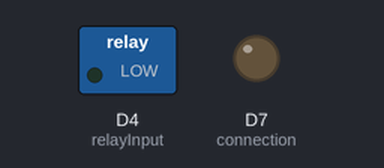
A sketch run on a simulated ESP8266 (NodeMCU). Parts: switched loads named in the sketch (green lamp = pin HIGH), output pins drawn as LEDs (lit = HIGH). WiFi joins after 1.5 s; servers stay silent unless stated; raw I2C reads return 0; what the sketch prints to the serial monitor is not drawn.

Above: at 5.7 s.
At 10.7 s:
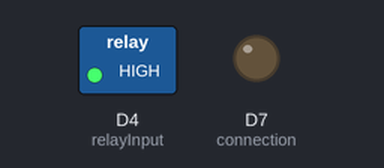
Timing chart, 0 to 14.7 s (numbered marks = the images above):
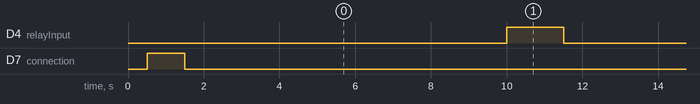

The sketch:

master.ino
```cpp
#include <Wire.h>
#include <WiFiClient.h>
#include <ThingSpeak.h>
#include <ESP8266WiFi.h>

const char *ssid = "VODAFONE_4041";
const char *password = "r9fsfcscdfasf8ah";
int valWater = 0;
int valFire = 0;
int valExeust = 0;
int fireStatus = 0;
int statusCode = 0;
int correctTransmition = 0;
const char *myWriteAPIKey = "QT1YBK5WMHL1EJKJ";
const char *readAPi = "V8MMJ9CTRPGPHY90";
unsigned long myChannelNumber = 1735462;
unsigned long previousMillis = 0;
int connection = 13;
bool state = LOW;
WiFiClient client;
unsigned long lastTime = 0;
unsigned long timerDelay = 10000;
int relayInput = 2;

void setup() {
  pinMode(connection, OUTPUT);
  pinMode(relayInput, OUTPUT);
  Wire.begin(D1, D2); /* join i2c bus as master */
  wifiConnection();
}

void loop() {
  if ((millis() - lastTime) > timerDelay) {
    collectData();
    if (!checkTransmition()) {
      collectData();
    } else {
      wiFiSendData();
    }
    lastTime = millis();
  }
}


void wifiConnection() {
  Serial.begin(115200); /* begin serial comm. */
  Serial.println();
  Serial.print("Wifi connecting to ");
  Serial.println(ssid);
  WiFi.begin(ssid, password);
  Serial.println();
  Serial.print("Connecting");

  while (WiFi.status() != WL_CONNECTED) {
    delay(500);
    Serial.print(".");
    digitalWrite(connection, HIGH);
  }

  Serial.println("Wifi Connected Success!");
  Serial.print("NodeMCU IP Address : ");
  Serial.println(WiFi.localIP());
  digitalWrite(connection, LOW);
  ThingSpeak.begin(client);
}

void wiFiSendData() {
  ThingSpeak.setField(1, valWater);
  ThingSpeak.setField(2, valFire);
  ThingSpeak.setField(3, valExeust);
  ThingSpeak.setField(4, fireStatus);
  statusCode = ThingSpeak.writeFields(myChannelNumber, myWriteAPIKey);
  if (statusCode == 200) {
    Serial.println("Success");
  } else {
    Serial.println("Problem updating channel. HTTP error code " + String(statusCode));
  }
}

bool wiFiTakeData(void *) {
  Serial.println("wifiTake");

  //  long statous = ThingSpeak.readLongField(myChannelNumber, 4, readAPi);
  //  statusCode = ThingSpeak.getLastReadStatus();
  //  if (statusCode == 200)
  //  {
  //    Serial.print("Temperature: ");
  //    Serial.println(statous);
  //  }
  //  else
  //  {
  //    Serial.println("Unable to read channel / No internet connection");
  //  }
  //  return true;
}

void collectData() {
  valWater = 0;
  valFire = 0;
  valExeust = 0;
  fireStatus = 0;
  correctTransmition = 0;
  byte buf[12];
  int n = Wire.requestFrom(8, 12);
  for (int i = 0; i < n; i++) {
    buf[i] = Wire.read();
  }

  byte highW = buf[0];
  byte lowW = buf[1];
  char typeW = buf[2];
  valWater = word(highW, lowW);

  byte highF = buf[3];
  byte lowF = buf[4];
  char typeF = buf[5];
  valFire = word(highF, lowF);

  byte highE = buf[6];
  byte lowE = buf[7];
  char typeE = buf[8];
  valExeust = word(highE, lowE);

  char typeS = buf[10];
  byte valS = buf[9];
  fireStatus = valS;
  correctTransmition = buf[11];
  Serial.println(correctTransmition);
}

bool checkTransmition() {
  if (correctTransmition != 1) {
    digitalWrite(relayInput, HIGH);
    delay(1500);
    digitalWrite(relayInput, LOW);
    return false;
  } else {
    correctTransmition = 0;
    return true;
  }
}
```

Measured:
- by itself, D4 (relayInput): alternates HIGH for 1.5 s and LOW for 10.0 s
